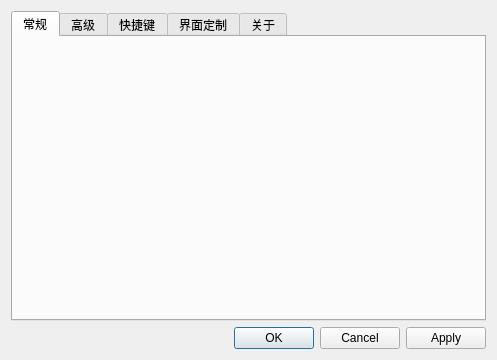
<?xml version="1.0" encoding="UTF-8"?>
<ui version="4.0">
 <class>SettingsWidgetClass</class>
 <widget class="QWidget" name="SettingsWidgetClass">
  <property name="geometry">
   <rect>
    <x>0</x>
    <y>0</y>
    <width>497</width>
    <height>360</height>
   </rect>
  </property>
  <property name="windowTitle">
   <string>设置</string>
  </property>
  <layout class="QGridLayout" name="gridLayout">
   <item row="1" column="0">
    <widget class="QDialogButtonBox" name="buttonBox">
     <property name="standardButtons">
      <set>QDialogButtonBox::StandardButton::Apply|QDialogButtonBox::StandardButton::Cancel|QDialogButtonBox::StandardButton::Ok</set>
     </property>
    </widget>
   </item>
   <item row="0" column="0">
    <widget class="QTabWidget" name="tabWidget">
     <property name="currentIndex">
      <number>0</number>
     </property>
     <widget class="QWidget" name="tabRegular">
      <attribute name="title">
       <string>常规</string>
      </attribute>
     </widget>
     <widget class="QWidget" name="tabAdvanced">
      <attribute name="title">
       <string>高级</string>
      </attribute>
     </widget>
     <widget class="QWidget" name="tabShortcuts">
      <attribute name="title">
       <string>快捷键</string>
      </attribute>
     </widget>
     <widget class="QWidget" name="tabUICustomization">
      <attribute name="title">
       <string>界面定制</string>
      </attribute>
     </widget>
     <widget class="QWidget" name="tabAbout">
      <attribute name="title">
       <string>关于</string>
      </attribute>
     </widget>
    </widget>
   </item>
  </layout>
 </widget>
 <resources/>
 <connections>
  <connection>
   <sender>buttonBox</sender>
   <signal>clicked(QAbstractButton*)</signal>
   <receiver>SettingsWidgetClass</receiver>
   <slot>onDialogButtonBoxClicked(QAbstractButton*)</slot>
   <hints>
    <hint type="sourcelabel">
     <x>278</x>
     <y>342</y>
    </hint>
    <hint type="destinationlabel">
     <x>353</x>
     <y>321</y>
    </hint>
   </hints>
  </connection>
 </connections>
 <slots>
  <slot>onDialogButtonBoxClicked(QAbstractButton*)</slot>
 </slots>
</ui>
